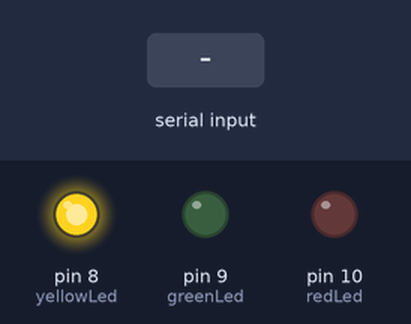
Simulated run of this sketch. Board: Arduino Uno, built with avr-gcc and run on an emulated ATmega328P. Parts: output pins drawn as LEDs (lit = HIGH). The test bench sets the inputs (shaded band). What the sketch prints to the serial monitor is not drawn.

Above: at 1.2 s.
1.3 s: "9" received over Serial
At 1.6 s:
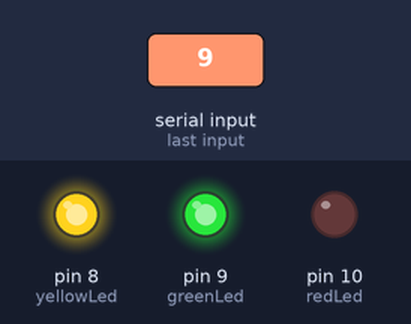
2.8 s: "1" received over Serial
At 4.0 s:
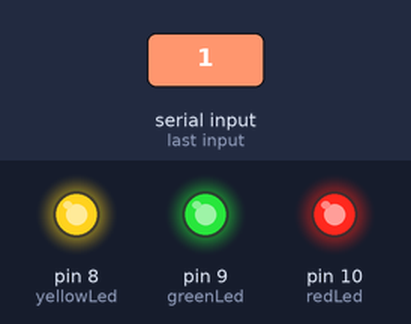
4.3 s: "0" received over Serial
At 5.2 s:
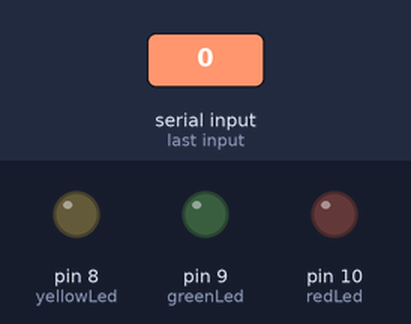
5.8 s: "9" received over Serial
At 6.2 s:
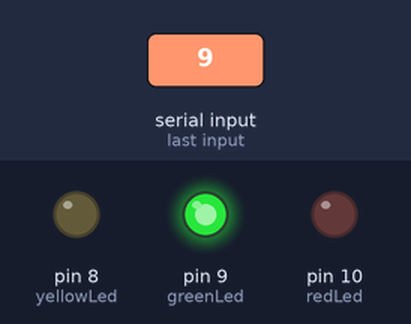
7.3 s: "1" received over Serial
At 8.5 s:
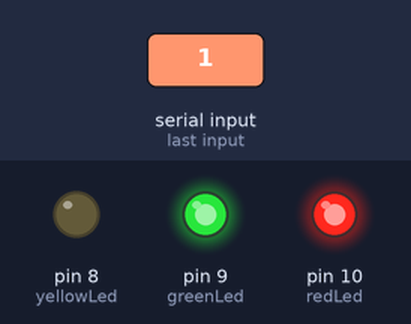
8.8 s: "8" received over Serial
At 9.7 s:
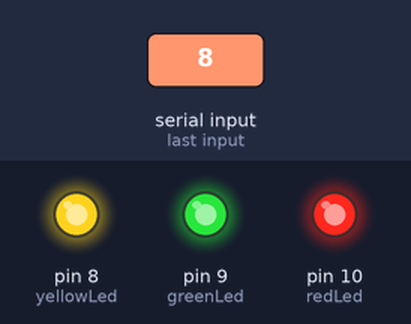
Timing chart, 0 to 11.3 s (numbered marks = the images above; inputs shaded):
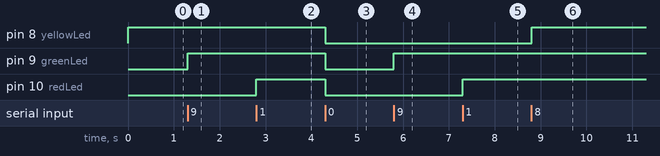

Measured:
- after the input at 1.3 s, pin 9 (greenLed): LOW → HIGH at once
- after the input at 2.8 s, pin 10 (redLed): LOW → HIGH at once
- after the input at 4.3 s, pin 8 (yellowLed), pin 9 (greenLed), pin 10 (redLed): HIGH → LOW at once
- after the input at 5.8 s, pin 9 (greenLed): LOW → HIGH at once
- after the input at 7.3 s, pin 10 (redLed): LOW → HIGH at once
- after the input at 8.8 s, pin 8 (yellowLed): LOW → HIGH at once

The sketch:

switch.ino
```cpp
int yellowLed = 8;
int greenLed = 9;
int redLed = 10;
char value = '8';

void setup() {
  // put your setup code here, to run once:
  Serial.begin(9600);
  pinMode(yellowLed, OUTPUT);
  pinMode(greenLed, OUTPUT);
  pinMode(redLed, OUTPUT);
}

void loop() {
  // put your main code here, to run repeatedly:
    if (Serial.available()) {
      value = Serial.read();
    }

  switch (value) {
    case '8':
      digitalWrite(yellowLed, HIGH);
      break;
    case '9':
      digitalWrite(greenLed, HIGH);
      break;
    case '1':
      digitalWrite(redLed, HIGH);
      break;
    default:
      digitalWrite(yellowLed, LOW);
      digitalWrite(greenLed, LOW);
      digitalWrite(redLed, LOW);
      break;
  }
  Serial.println(value);
}
```
